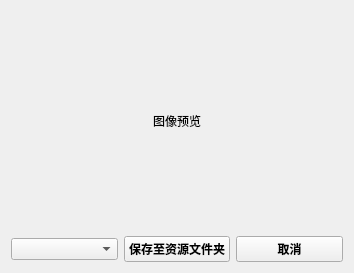
<?xml version="1.0" encoding="UTF-8"?>
<ui version="4.0">
 <class>Image</class>
 <widget class="QWidget" name="Image">
  <property name="geometry">
   <rect>
    <x>0</x>
    <y>0</y>
    <width>354</width>
    <height>273</height>
   </rect>
  </property>
  <property name="windowTitle">
   <string>截图预览</string>
  </property>
  <layout class="QVBoxLayout" name="verticalLayout" stretch="8,1">
   <item>
    <widget class="QLabel" name="label">
     <property name="text">
      <string>图像预览</string>
     </property>
     <property name="alignment">
      <set>Qt::AlignCenter</set>
     </property>
    </widget>
   </item>
   <item>
    <layout class="QHBoxLayout" name="horizontalLayout" stretch="0,0,0">
     <item>
      <widget class="QComboBox" name="comboBox"/>
     </item>
     <item>
      <widget class="QPushButton" name="pushButton">
       <property name="font">
        <font>
         <weight>75</weight>
         <bold>true</bold>
        </font>
       </property>
       <property name="text">
        <string>保存至资源文件夹</string>
       </property>
      </widget>
     </item>
     <item>
      <widget class="QPushButton" name="pushButton_2">
       <property name="font">
        <font>
         <weight>75</weight>
         <bold>true</bold>
        </font>
       </property>
       <property name="text">
        <string>取消</string>
       </property>
      </widget>
     </item>
    </layout>
   </item>
  </layout>
 </widget>
 <resources/>
 <connections/>
</ui>
